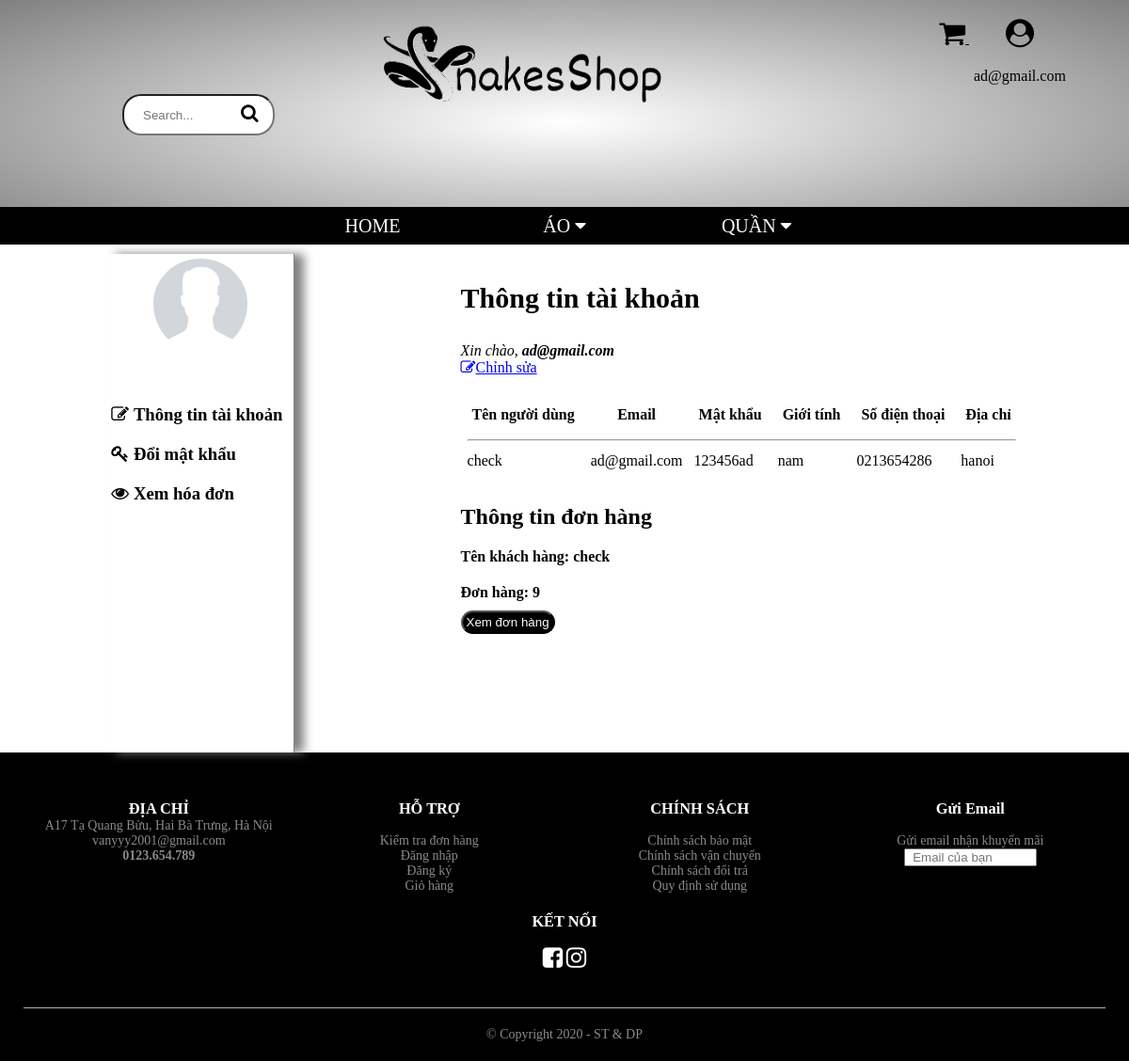
The app's page /user/info/index.php (signed in) with its own data.
### tables this page shows
CREATE TABLE `customer` (
  `id_user` int(11) NOT NULL,
  `email` varchar(100) NOT NULL,
  `password` varchar(100) NOT NULL,
  `name` varchar(100) DEFAULT NULL,
  `sex` tinyint(4) DEFAULT NULL,
  `phone_number` char(10) DEFAULT NULL,
  `address` varchar(200) DEFAULT NULL,
  `status` tinyint(4) DEFAULT NULL
);

### user/info/index.php (the view, shortened to what this page needs)
<?php
    if(!isset($_SESSION["email"])){
        header("Location: ../account/login.php");
    }else{
    	include("../../connect/open.php");
    	$email = $_SESSION["email"];
    	$sql = "SELECT * FROM customer WHERE email = '$email'";
    	$result = mysqli_query($con, $sql);
    }
?>
<!DOCTYPE html>
<html lang="en">
<head>
	<link rel="stylesheet" href="../../style_test.css">
    <link href="https://stackpath.bootstrapcdn.com/font-awesome/4.7.0/css/font-awesome.min.css" rel="stylesheet">
</head>
<body>
<?php
    include("../../header.php");
?>
<div class="container">
    <div class="row">
        <div class="col-lg-1">
            <?php include("../nav.php"); ?>
        </div>
        <div class="col-lg-2">
        <div class="small-container">
            <h1>Thông tin tài khoản</h1>
            <i>Xin chào,
                <b>
                <?php
                    echo $email;?>
                </b>
            </i>
            <br>
            <a href="update.php?email=<?php echo $email;?>"><i class="fa fa-edit"></i><span>Chỉnh sửa</span></a>
        	<table class="table_info">
        		<tr>
        			<th>Tên người dùng</th>
        			<th>Email</th>
        			<th>Mật khẩu</th>
        			<th>Giới tính</th>
        			<th>Số điện thoại</th>
        			<th>Địa chỉ</th>
        		</tr>
        		<tr>
        			<td colspan="6"><hr></td>
        		</tr>
        		<?php
        		while ($user = mysqli_fetch_array($result)) {?>
        			<tr>
        				<td><?php echo $user["name"]?></td>
        				<td><?php echo $user["email"]?></td>
        				<td><?php echo $user["password"]?></td>
        				<td>
        					<?php
        					    if($user["sex"] == 1){
        					    	echo "nam";
        					    }else{
        					    	echo "nữ";
        					    }
        					?>
        				</td>
        				<td><?php echo $user["phone_number"]?></td>
        				<td><?php echo $user["address"]?></td>
        			</tr>
        		<?php
                $name = $user["name"];
                $id = $user["id_user"];
        		}
        		?>
        	</table>
            <div class="check_order">
                <h2>Thông tin đơn hàng</h2>
                    <h4>Tên khách hàng:
                        <?php
                            echo $name;
                        ?>
                    </h4>
                    <h4>Đơn hàng:
                        <?php
                            include("../../connect/open.php");
                                $order = mysqli_query($con , "SELECT * FROM bill WHERE id_user='$id'");
                                $num = mysqli_num_rows($order);
                                echo $num;
                        ?>
                    </h4>
                    <a href="../order/index.php"><button>Xem đơn hàng</button></a>
            </div>
        </div>
        </div>
    </div>
</div>
    <?php
        include("../../footer.php");
    ?>
</body>
</html>

### style_test.css (style rules this page uses)
* { margin: 0; padding: 0; box-sizing: border-box; }
.col-lg-2 .small-container { min-height: 500px; }
.col-lg-2 .small-container h1 { font-size: 30px; margin-top: 30px; padding-bottom:30px; }
.col-lg-2 .small-container .table_info { margin-bottom:30px; margin-top: 20px; }
.col-lg-2 .small-container .table_info th { padding:10px; }
.col-lg-2 .small-container .table_info td { padding:5px; }
.col-lg-2 .small-container .check_order { width: 100%; }
.col-lg-2 .small-container .check_order h4 { margin-top: 20px; }
.col-lg-2 .small-container .check_order a { display: block; margin-top: 10px; }
.col-lg-2 .small-container .check_order a button { height: 25px; width: 100px; border-radius: 15px; outline: none; background: black; color: white; transition: 0.5s; }
.container { max-width: 1400px; margin: auto; padding-left: 25px; padding-right: 25px; }
.row { display: flex; flex-wrap: wrap; justify-content: space-around; margin-top: 10px; }

### records on screen
customer: name "check", email "ad@gmail.com", password "123456ad", sex "nam", phone_number "0213654286", address "hanoi"

### other values on screen
$email "ad@gmail.com"
$num "9"
